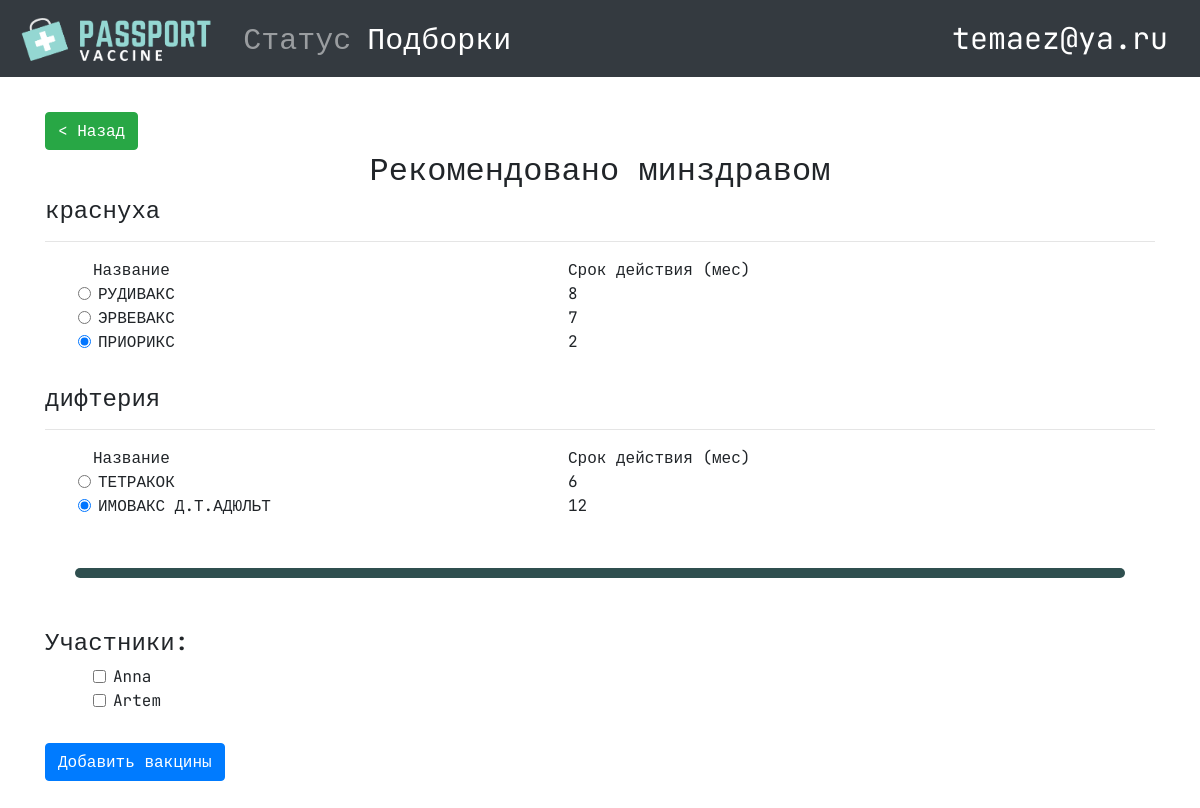
Page /collections/1/ (signed in) on the committed database.
### vaccineapp/models.py (models this page shows, shortened)
class Collection(models.Model):
    name = models.CharField(max_length=200)
    diseases = models.ManyToManyField(Disease, verbose_name="заболевания", blank=True)
    class Meta:
        verbose_name = "Коллекция"
        verbose_name_plural = "Коллекции"

class Disease(models.Model):
    name = models.CharField(max_length=200)
    vaccines = models.ManyToManyField(Vaccine, verbose_name="вакцины", blank=True)
    class Meta:
        verbose_name = "Заболевание"
        verbose_name_plural = "Заболевания"

class Vaccine(models.Model):
    name = models.CharField(max_length=200, verbose_name="название")
    manufacturer = models.CharField(max_length=200, default=None, blank=True, null=True, verbose_name="производитель")
    protection_period = models.IntegerField(default=None, blank=True, null=True, verbose_name="срок действия (мес)")
    administration_schedule = models.TextField(default=None, blank=True, null=True, verbose_name="схема введения")
    age = models.IntegerField(default=None, blank=True, null=True, verbose_name="возраст")
    efficiency_percent = models.IntegerField(default=None, blank=True, null=True, verbose_name="эффективность")
    side_effects = models.TextField(default=None, blank=True, null=True, verbose_name="побочные эффекты")
    price = models.IntegerField(default=None, blank=True, null=True, verbose_name="цена")
    CURRENCY_TYPE = (
        ('RUB', 'Ruble'),
        ('EUR', 'Euro'),
        ('USD', 'US Dollar')
    )
    currency_type = models.CharField(max_length=10, choices=CURRENCY_TYPE, default=CURRENCY_TYPE[1], verbose_name="тип валюты")
    comments = models.TextField(default=None, blank=True, null=True, verbose_name="комментарий")
    is_produced = models.BooleanField(default=True, blank=True, null=True)
    class Meta:
        verbose_name = "Вакцина"
        verbose_name_plural = "Вакцины"

class Person(models.Model):
    name = models.CharField(max_length=200, verbose_name="имя человека")
    dateofbirth = models.DateField(verbose_name="дата рождения")
    SEX = (
        ('M', 'MALE'),
        ('F', 'FEMALE')
    )
    sex = models.CharField(max_length=1, choices=SEX, verbose_name="пол", default='M')
    user = models.ForeignKey(User, on_delete=models.CASCADE, verbose_name="пользователь", blank=True, null=True)
    class Meta:
        verbose_name = "Персона"
        verbose_name_plural = "Персоны"

### vaccineapp/views.py (the view)
# urls.py: path('collections/<int:pk>/', views.CollectionDetail.as_view(), name='collection-detail'),
class CollectionDetail(LoginRequiredMixin, DetailView):
    model = Collection
    def get_context_data(self, *args, **kwargs):
        context = super().get_context_data(*args, **kwargs)
        context["persons"] = Person.objects.filter(user__email__icontains=self.request.user.email).order_by('name')
        return context

### vaccineapp/templates/vaccineapp/collection_detail.html (shortened to what this page needs)
{% extends 'base.html'%} {% load static %} {%block content%}
<main role="main" class="container">
  <a href="/collections" class="btn btn-success">&lt; Назад</a>
  <h2 class="text-center">{{collection.name}}</h2>
  {%for disease in collection.diseases.all%}
  <div disease-id="{{disease.pk}}" class="collection_disease_item">
    <h4>{{disease.name}}</h4>
    <hr />
    <div class="row">
      <div class="col-5 ml-5">Название</div>
      <div class="col-6">Срок действия (мес)</div>
    </div>
    {%for vaccine in disease.vaccines.all %}
    <div class="row">
      <div class="form-check ml-5 col-5">
        <input
          class="form-check-input vaccine-radiocbx"
          type="radio"
          name="vaccine-disease-{{disease.pk}}"
          id="vaccine-{{vaccine.pk}}"
          vaccine-id="{{vaccine.pk}}"
          checked
        />
        <label class="form-check-label" for="vaccine-{{vaccine.pk}}">
          {{vaccine.name}}
        </label>
      </div>
      <div class="col-6">{{vaccine.protection_period}}</div>
    </div>
    {%endfor%}
  </div>
  {%endfor%}
  <div class="collection__breakline"></div>
  <h4>Участники:</h4>
  {%for person in persons.all%}
  <div class="form-check ml-5">
    <input
      class="form-check-input person-cbx"
      type="checkbox"
      value=""
      id="cbx-{{person.pk}}"
      person-id="{{person.pk}}"
    />
    <label class="form-check-label" for="cbx-{{person.pk}}">
      {{person.name}}
    </label>
  </div>
  {%endfor%}
  <button
    type="button"
    class="btn btn-primary сollection_detail__save"
    id="save-person-vaccine"
  >
    Добавить вакцины
  </button>
</main>
{%endblock%}

### vaccineapp/templates/navbar.html (shortened to what this page needs)
{% load static %}
<nav class="navbar navbar-expand-md navbar-dark fixed-top bg-dark">
    <a class="navbar-brand" href="#">
        <img src="{% static 'img/vaccine_logo.png' %}" height="50" class="d-inline-block align-top" alt="" loading="lazy">
    </a>
    {% if user.is_authenticated %}
    <div class="collapse navbar-collapse" id="navbarCollapse">
        <ul class="navbar-nav mr-auto">
        <li class="nav-item {%if request.path_info == '/' %}active{%endif%}">
            <a class="nav-link" href="/">Статус <span class="sr-only">(current)</span> </a>
        </li>
        <li class="nav-item {%if 'collections' in request.build_absolute_uri   %}active{%endif%}"">
            <a class="nav-link" href="/collections">Подборки</a>
        </li>
        </ul>
    </div>
    <div class="nav-item dropdown my-2 my-lg-0" id="nav-user">
        <a class="nav-link" href="#" id="navbarDropdown" role="button" data-toggle="dropdown" aria-haspopup="true" aria-expanded="false">
        {{ request.user.email }}
        </a>
    </div>
    {%endif%}
</nav>

### vaccineapp/static/style.css (style rules this page uses)
body { min-height: 75rem; padding-top: 7rem; font-family: 'JetBrains Mono', monospace; }
.navbar a { color: white; font-size: 30px; }
.collection__breakline { height: 10px; background-color: darkslategray; margin: 50px 30px; border-radius: 5px; }
.сollection_detail__save { margin: 30px; margin-left: 0; }

### rows in the picture
Collection: name "Рекомендовано минздравом"
Disease: name "краснуха"
Vaccine: name "РУДИВАКС", protection_period "8"
Vaccine: name "ЭРВЕВАКС", protection_period "7"
Vaccine: name "ПРИОРИКС", protection_period "2"
Disease: name "дифтерия"
Vaccine: name "ТЕТРАКОК", protection_period "6"
Vaccine: name "ИМОВАКС Д.Т.АДЮЛЬТ", protection_period "12"
Person: name "Anna"
Person: name "Artem"

### other values in the picture
{{ request.user.email }} "temaez@ya.ru"
